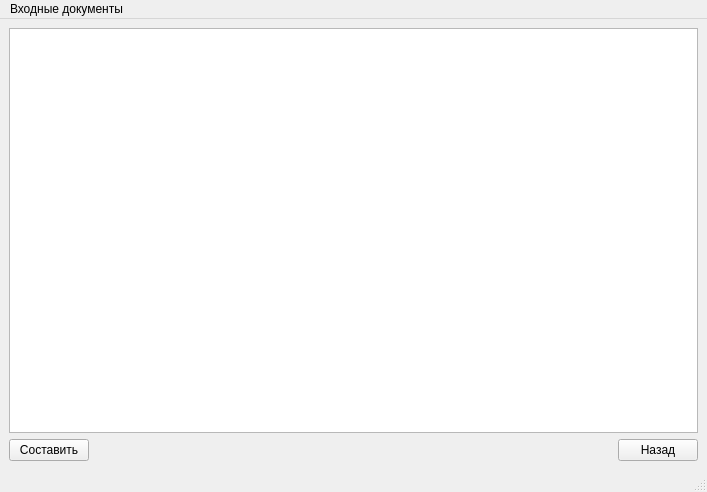
<?xml version="1.0" encoding="UTF-8"?>
<ui version="4.0">
 <class>Z2</class>
 <widget class="QMainWindow" name="Z2">
  <property name="geometry">
   <rect>
    <x>0</x>
    <y>0</y>
    <width>707</width>
    <height>492</height>
   </rect>
  </property>
  <property name="font">
   <font>
    <pointsize>9</pointsize>
   </font>
  </property>
  <property name="windowTitle">
   <string>Ведомость распределения закупаемого сырья между поставщиками</string>
  </property>
  <widget class="QWidget" name="centralwidget">
   <layout class="QVBoxLayout" name="verticalLayout_3">
    <item>
     <layout class="QVBoxLayout" name="verticalLayout_2">
      <item>
       <layout class="QVBoxLayout" name="verticalLayout">
        <item>
         <widget class="QTableView" name="tableView">
          <attribute name="verticalHeaderVisible">
           <bool>false</bool>
          </attribute>
         </widget>
        </item>
       </layout>
      </item>
      <item>
       <layout class="QHBoxLayout" name="horizontalLayout">
        <item>
         <widget class="QPushButton" name="pushButton_2">
          <property name="text">
           <string>Составить</string>
          </property>
         </widget>
        </item>
        <item>
         <spacer name="horizontalSpacer">
          <property name="orientation">
           <enum>Qt::Horizontal</enum>
          </property>
          <property name="sizeHint" stdset="0">
           <size>
            <width>40</width>
            <height>20</height>
           </size>
          </property>
         </spacer>
        </item>
        <item>
         <widget class="QPushButton" name="pushButton">
          <property name="text">
           <string>Назад</string>
          </property>
         </widget>
        </item>
       </layout>
      </item>
     </layout>
    </item>
   </layout>
  </widget>
  <widget class="QMenuBar" name="menubar">
   <property name="geometry">
    <rect>
     <x>0</x>
     <y>0</y>
     <width>707</width>
     <height>25</height>
    </rect>
   </property>
   <property name="font">
    <font>
     <pointsize>9</pointsize>
    </font>
   </property>
   <widget class="QMenu" name="menu">
    <property name="title">
     <string>Входные документы</string>
    </property>
    <addaction name="action"/>
    <addaction name="action_2"/>
    <addaction name="action_3"/>
   </widget>
   <addaction name="menu"/>
  </widget>
  <widget class="QStatusBar" name="statusbar">
   <property name="font">
    <font>
     <pointsize>9</pointsize>
    </font>
   </property>
  </widget>
  <action name="action">
   <property name="text">
    <string>Ведомость потребности в закупаемом сырье</string>
   </property>
  </action>
  <action name="action_2">
   <property name="text">
    <string>Реестр поставщиков</string>
   </property>
  </action>
  <action name="action_3">
   <property name="text">
    <string>Реестр цен на сырье у поставщиков</string>
   </property>
  </action>
 </widget>
 <resources/>
 <connections/>
</ui>
